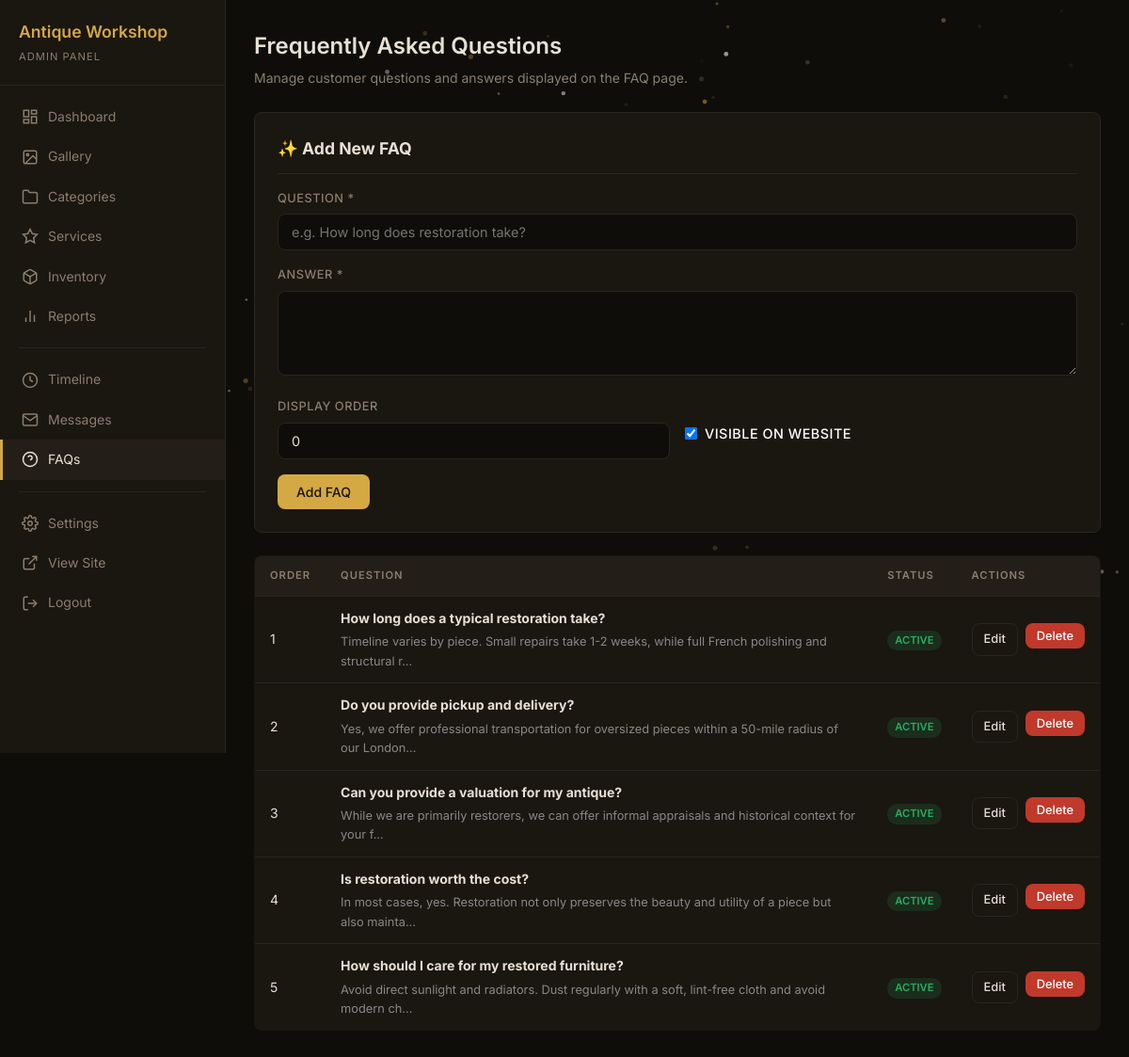
The page /admin/faqs.php (signed in) on the database its author committed.
### tables this page shows
CREATE TABLE IF NOT EXISTS `faqs` (
    `id` INT AUTO_INCREMENT PRIMARY KEY,
    `question` TEXT NOT NULL,
    `answer` TEXT NOT NULL,
    `display_order` INT NOT NULL DEFAULT 0,
    `is_active` TINYINT(1) NOT NULL DEFAULT 1,
    `created_at` DATETIME DEFAULT CURRENT_TIMESTAMP
);

### admin/faqs.php (the view, shortened to what this page needs)
<?php
$db = getDB();
$edit_item = null;
$faqs = $db->query("SELECT * FROM faqs ORDER BY display_order ASC")->fetchAll();
?>
<!DOCTYPE html>
<html lang="en">
<head>
    <link rel="stylesheet" href="style.css">
</head>
<body>
    <div class="admin-layout">
        <?php require_once 'includes/sidebar.php'; ?>
        <main class="admin-main">
            <div class="page-header">
                <h1>Frequently Asked Questions</h1>
                <p>Manage customer questions and answers displayed on the FAQ page.</p>
            </div>
            <div class="form-card">
                <h2><?php echo $edit_item ? '📝 Edit FAQ' : '✨ Add New FAQ'; ?></h2>
                <form method="POST" action="faqs.php">
                    <div class="form-group">
                        <label for="question">Question *</label>
                        <input type="text" class="form-control" id="question" name="question" value="<?php echo htmlspecialchars($edit_item['question'] ?? ''); ?>" placeholder="e.g. How long does restoration take?" required>
                    </div>
                    <div class="form-group">
                        <label for="answer">Answer *</label>
                        <textarea class="form-control" id="answer" name="answer" rows="4" required><?php echo htmlspecialchars($edit_item['answer'] ?? ''); ?></textarea>
                    </div>
                    <div class="form-row">
                        <div class="form-group">
                            <label for="display_order">Display Order</label>
                            <input type="number" class="form-control" id="display_order" name="display_order" value="<?php echo $edit_item['display_order'] ?? 0; ?>">
                        </div>
                        <div class="form-group" style="display: flex; align-items: flex-end; padding-bottom: 10px;">
                            <label class="checkbox-container" style="display: flex; align-items: center; cursor: pointer; gap: 8px;">
                                <input type="checkbox" name="is_active" <?php echo (!isset($edit_item) || $edit_item['is_active']) ? 'checked' : ''; ?>>
                                <span style="font-size: 0.9rem; color: #fff;">Visible on Website</span>
                            </label>
                        </div>
                    </div>
                    <div style="display: flex; gap: 8px;">
                        <button type="submit" class="btn btn-primary"><?php echo $edit_item ? 'Update FAQ' : 'Add FAQ'; ?></button>
                    </div>
                </form>
            </div>
            <table class="data-table">
                <thead>
                    <tr>
                        <th>Order</th>
                        <th>Question</th>
                        <th>Status</th>
                        <th>Actions</th>
                    </tr>
                </thead>
                <tbody>
                    <?php foreach ($faqs as $faq): ?>
                    <tr>
                        <td><?php echo $faq['display_order']; ?></td>
                        <td>
                            <strong><?php echo htmlspecialchars($faq['question']); ?></strong>
                            <div style="font-size: 0.8rem; color: #888; margin-top: 4px;">
                                <?php echo htmlspecialchars(substr($faq['answer'], 0, 100)) . (strlen($faq['answer']) > 100 ? '...' : ''); ?>
                            </div>
                        </td>
                        <td>
                            <?php if ($faq['is_active']): ?>
                                <span class="badge badge-success">Active</span>
                            <?php else: ?>
                                <span class="badge badge-danger">Inactive</span>
                            <?php endif; ?>
                        </td>
                        <td>
                            <div class="actions" style="display:flex; gap:8px;">
                                <a href="faqs.php?edit=<?php echo $faq['id']; ?>" class="btn btn-outline btn-sm">Edit</a>
                                <form method="POST" action="faqs.php" style="display:inline;" onsubmit="return confirm('Delete this FAQ?')">
                                    <button type="submit" class="btn btn-danger btn-sm">Delete</button>
                                </form>
                            </div>
                        </td>
                    </tr>
                    <?php endforeach; ?>
                </tbody>
            </table>
        </main>
    </div>
<?php require_once __DIR__ . '/includes/particles.php'; ?>

### admin/style.css (style rules this page uses)
:root { --admin-bg: #0f0d0a; --admin-surface: #1a1610; --admin-surface-hover: #231f18; --admin-border: #2a2520; --admin-text: #e8e0d4; --admin-text-muted: #8a7e6e; --admin-accent: #d4a843; --admin-accent-hover: #e0b84f; --admin-danger: #c0392b; --admin-danger-hover: #e74c3c; --admin-success: #27ae60; --admin-radius: 8px; }
* { margin: 0; padding: 0; box-sizing: border-box; }
body { font-family: 'Inter', -apple-system, BlinkMacSystemFont, sans-serif; background: var(--admin-bg); color: var(--admin-text); line-height: 1.6; min-height: 100vh; }
a { color: var(--admin-accent); text-decoration: none; }
.admin-layout { display: flex; min-height: 100vh; }
.admin-main { flex: 1; margin-left: 240px; padding: 30px; }
.page-header { margin-bottom: 24px; }
.page-header h1 { font-size: 1.5rem; font-weight: 600; }
.page-header p { color: var(--admin-text-muted); font-size: 0.875rem; margin-top: 4px; }
.form-group { margin-bottom: 16px; }
.form-group label { display: block; font-size: 0.8rem; font-weight: 500; color: var(--admin-text-muted); margin-bottom: 6px; text-transform: uppercase; letter-spacing: 0.5px; }
.form-control { width: 100%; padding: 10px 14px; background: var(--admin-bg); border: 1px solid var(--admin-border); border-radius: var(--admin-radius); color: var(--admin-text); font-family: inherit; font-size: 0.9rem; transition: border-color 0.2s; }
textarea.form-control { resize: vertical; min-height: 80px; }
.btn { display: inline-flex; align-items: center; gap: 6px; padding: 10px 20px; border: none; border-radius: var(--admin-radius); font-family: inherit; font-size: 0.875rem; font-weight: 500; cursor: pointer; transition: all 0.2s; }
.btn-primary { background: var(--admin-accent); color: #1a1410; }
.btn-danger { background: var(--admin-danger); color: white; }
.btn-outline { background: transparent; border: 1px solid var(--admin-border); color: var(--admin-text); }
.btn-sm { padding: 6px 12px; font-size: 0.8rem; }
.data-table { width: 100%; border-collapse: collapse; background: var(--admin-surface); border: 1px solid var(--admin-border); border-radius: var(--admin-radius); overflow: hidden; }
.data-table th, .data-table td { padding: 12px 16px; text-align: left; border-bottom: 1px solid var(--admin-border); font-size: 0.875rem; }
.data-table th { background: var(--admin-surface-hover); color: var(--admin-text-muted); font-weight: 600; text-transform: uppercase; font-size: 0.7rem; letter-spacing: 1px; }
.data-table tr:last-child td { border-bottom: none; }
.actions { display: flex; gap: 6px; }
.form-card { background: var(--admin-surface); border: 1px solid var(--admin-border); border-radius: var(--admin-radius); padding: 24px; margin-bottom: 24px; }
.form-card h2 { font-size: 1.1rem; margin-bottom: 16px; padding-bottom: 12px; border-bottom: 1px solid var(--admin-border); }
.form-row { display: grid; grid-template-columns: 1fr 1fr; gap: 16px; }
.badge { display: inline-block; padding: 2px 8px; border-radius: 10px; font-size: 0.7rem; font-weight: 600; text-transform: uppercase; }
.badge-success { background: rgba(39, 174, 96, 0.15); color: var(--admin-success); }

### rows shown on the page
faqs: display_order "1", question "How long does a typical restoration take?", answer "Timeline varies by piece. Small repairs take 1-2 weeks, while full French polishing and structural r", is_active "ACTIVE"
faqs: display_order "2", question "Do you provide pickup and delivery?", answer "Yes, we offer professional transportation for oversized pieces within a 50-mile radius of our London", is_active "ACTIVE"
faqs: display_order "3", question "Can you provide a valuation for my antique?", answer "While we are primarily restorers, we can offer informal appraisals and historical context for your f", is_active "ACTIVE"
faqs: display_order "4", question "Is restoration worth the cost?", answer "In most cases, yes. Restoration not only preserves the beauty and utility of a piece but also mainta", is_active "ACTIVE"
faqs: display_order "5", question "How should I care for my restored furniture?", answer "Avoid direct sunlight and radiators. Dust regularly with a soft, lint-free cloth and avoid modern ch", is_active "ACTIVE"
